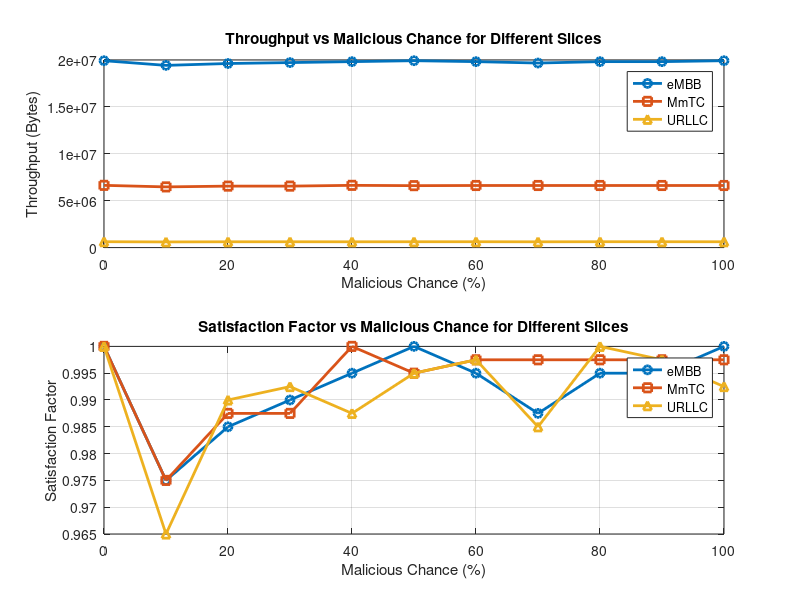

Reproduce this figure in MATLAB.
% Define the data
malicious_chance = [0, 10, 20, 30, 40, 50, 60, 70, 80, 90, 100];

% Slice throughput data (eMBB, MmTC, URLLC) for each malicious chance
throughput_emmb = [19922669.0, 19424602.275, 19623828.965, 19723442.31, ...
                   19823055.655, 19922669.0, 19823055.655, 19673635.6375, ...
                   19823055.655, 19823055.655, 19922669.0];
               
throughput_mmtc = [6636305.0, 6470397.375, 6553351.1875, 6553351.1875, ...
                   6636305.0, 6603123.475, 6619714.2375, 6619714.2375, ...
                   6619714.2375, 6619714.2375, 6619714.2375];
               
throughput_urllc = [625807.0, 603903.755, 619548.93, 621113.4475, ...
                    617984.4125, 622677.965, 624242.4825, 616419.895, ...
                    625807.0, 624242.4825, 621113.4475];

% Threshold throughput for satisfaction calculation
threshold_emmb = 19922669.0;  % eMBB
threshold_mmtc = 6636305.0;   % MmTC
threshold_urllc = 625807.0;   % URLLC

% Calculate satisfaction factors
satisfaction_emmb = throughput_emmb / threshold_emmb;
satisfaction_mmtc = throughput_mmtc / threshold_mmtc;
satisfaction_urllc = throughput_urllc / threshold_urllc;

% Create a new figure
figure;

% Plot throughput vs malicious chance for each slice type
subplot(2,1,1);  % First subplot for throughput
plot(malicious_chance, throughput_emmb, 'o-', 'DisplayName', 'eMBB', 'LineWidth', 2, 'MarkerSize', 6);
hold on;
plot(malicious_chance, throughput_mmtc, 's-', 'DisplayName', 'MmTC', 'LineWidth', 2, 'MarkerSize', 6);
plot(malicious_chance, throughput_urllc, '^-', 'DisplayName', 'URLLC', 'LineWidth', 2, 'MarkerSize', 6);
xlabel('Malicious Chance (%)');
ylabel('Throughput (Bytes)');
title('Throughput vs Malicious Chance for Different Slices');
legend('Location', 'best');
grid on;
hold off;

% Plot satisfaction factor vs malicious chance for each slice type
subplot(2,1,2);  % Second subplot for satisfaction factors
plot(malicious_chance, satisfaction_emmb, 'o-', 'DisplayName', 'eMBB', 'LineWidth', 2, 'MarkerSize', 6);
hold on;
plot(malicious_chance, satisfaction_mmtc, 's-', 'DisplayName', 'MmTC', 'LineWidth', 2, 'MarkerSize', 6);
plot(malicious_chance, satisfaction_urllc, '^-', 'DisplayName', 'URLLC', 'LineWidth', 2, 'MarkerSize', 6);
xlabel('Malicious Chance (%)');
ylabel('Satisfaction Factor');
title('Satisfaction Factor vs Malicious Chance for Different Slices');
legend('Location', 'best');
grid on;
hold off;
